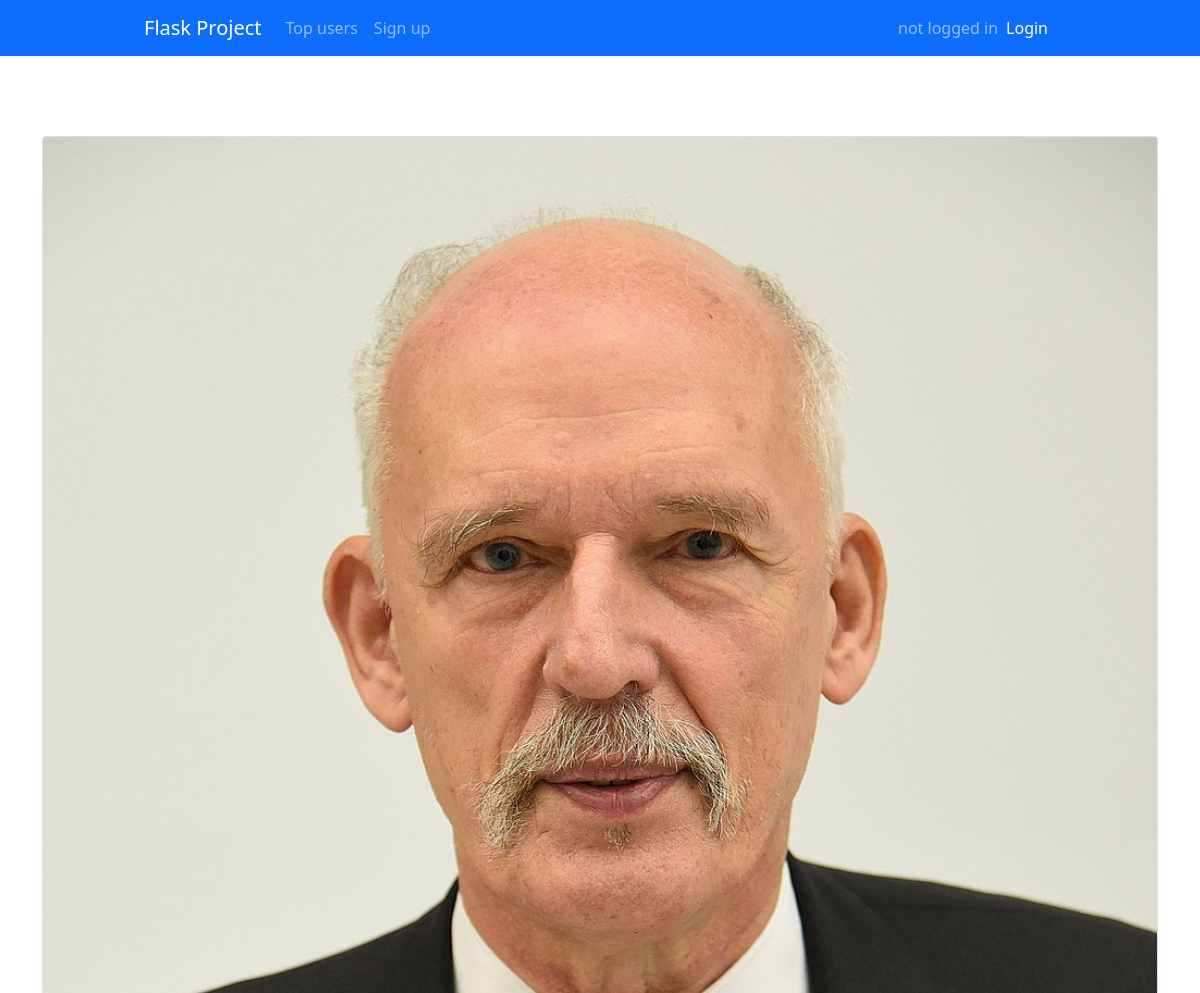
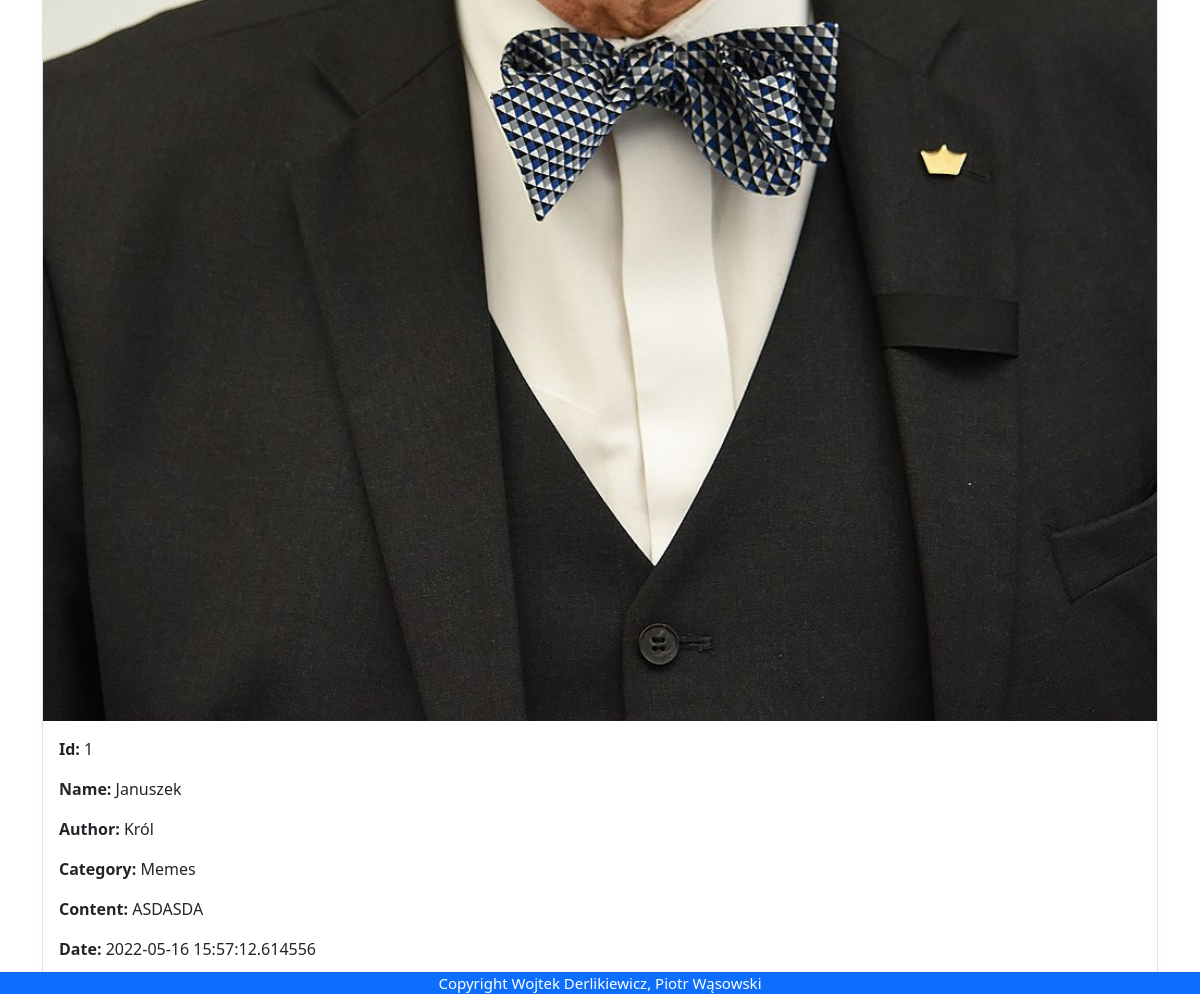
/post/1, run on the app's committed database (2 pictures, top to bottom).
### app.py (models this page shows)
class Posts(db.Model, UserMixin):
    id = db.Column(db.Integer, primary_key = True)
    title = db.Column(db.String(20), nullable=False)
    author = db.Column(db.String(30), nullable=False)
    content = db.Column(db.Text, nullable=False)
    category = db.Column(db.String(80), nullable=False)
    image = db.Column(db.String(), nullable=False)
    date_posted = db.Column(db.DateTime, default=datetime.datetime.utcnow())

### app.py (the view)
@app.route('/post/<int:id>', methods = ['GET','POST'])
def post(id):
    post = post = Posts.query.filter_by(id=id).first()
    user = current_user
    return render_template('post.html', post = post, user = user)

### templates/post.html (shortened to what this page needs)
{% extends "base.html" %} {% block title %}profile{% endblock %} {% block
content %}
<div class="card mb-3">
  <img src="/static/images/{{ post.image }}" class="card-img-top" alt="..." />
  <div class="card-body">
    <p class="card-text"><b>Id:</b> {{post.id}}</p>
    <p class="card-text"><b>Name:</b> {{ post.title }}</p>
    <p class="card-text"><b>Author:</b> {{ post.author }}</p>
    <p class="card-text"><b>Category:</b> {{ post.category }}</p>
    <p class="card-text"><b>Content:</b> {{ post.content }}</p>
    <p class="card-text"><b>Date:</b> {{ post.date_posted }}</p>
  </div>
</div>
{% endblock %}

### static/styles/base.css (style rules this page uses)
html { overflow: -moz-scrollbars-vertical; overflow-y: scroll; }
body { margin: 0; background-color: dimgrey; font-family: "Roboto", sans-serif; }
.card { width: 100%; height: fit-content; margin-bottom: 20px; box-shadow: rgba(0, 0, 0, 0.45) 0px 25px 20px -20px; }
.card-img-top { height: 100%; }

### data on the page
Posts: image (picture), id "1", title "Januszek", author "Król", category "Memes", content "ASDASDA", date_posted "2022-05-16 15:57:12.614556"
